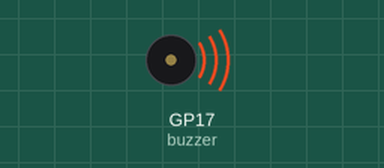
Simulated run of this program. Board: Raspberry Pi Pico running MicroPython. Shown: buzzer (waves = sounding).

Above: at 2.4 s.
At 2.86 s:
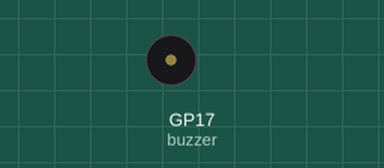
Timing chart, 0 to 5.1 s (numbered marks = the images above):
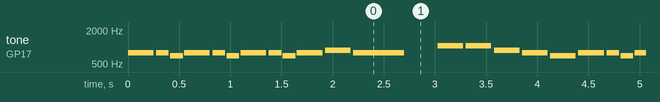

Measured:
- by itself, tone on GP17 (buzzer): plays 784 Hz for 0.25 s, 784 Hz for 0.13 s, 698 Hz for 0.13 s, 784 Hz for 0.25 s, 784 Hz for 0.13 s, 698 Hz for 0.13 s … (505 notes in this stretch)

The program:

melody_buzzer.py
```python
from machine import Pin

from machine import Pin, PWM
from utime import sleep

buzzer = PWM(Pin(17))

tones = {
    "B0": 31,
    "C1": 33,
    "CS1": 35,
    "D1": 37,
    "DS1": 39,
    "E1": 41,
    "F1": 44,
    "FS1": 46,
    "G1": 49,
    "GS1": 52,
    "A1": 55,
    "AS1": 58,
    "B1": 62,
    "C2": 65,
    "CS2": 69,
    "D2": 73,
    "DS2": 78,
    "E2": 82,
    "F2": 87,
    "FS2": 93,
    "G2": 98,
    "GS2": 104,
    "A2": 110,
    "AS2": 117,
    "B2": 123,
    "C3": 131,
    "CS3": 139,
    "D3": 147,
    "DS3": 156,
    "E3": 165,
    "F3": 175,
    "FS3": 185,
    "G3": 196,
    "GS3": 208,
    "A3": 220,
    "AS3": 233,
    "B3": 247,
    "C4": 262,
    "CS4": 277,
    "D4": 294,
    "DS4": 311,
    "E4": 330,
    "F4": 349,
    "FS4": 370,
    "G4": 392,
    "GS4": 415,
    "A4": 440,
    "AS4": 466,
    "B4": 494,
    "C5": 523,
    "CS5": 554,
    "D5": 587,
    "DS5": 622,
    "E5": 659,
    "F5": 698,
    "FS5": 740,
    "G5": 784,
    "GS5": 831,
    "A5": 880,
    "AS5": 932,
    "B5": 988,
    "C6": 1047,
    "CS6": 1109,
    "D6": 1175,
    "DS6": 1245,
    "E6": 1319,
    "F6": 1397,
    "FS6": 1480,
    "G6": 1568,
    "GS6": 1661,
    "A6": 1760,
    "AS6": 1865,
    "B6": 1976,
    "C7": 2093,
    "CS7": 2217,
    "D7": 2349,
    "DS7": 2489,
    "E7": 2637,
    "F7": 2794,
    "FS7": 2960,
    "G7": 3136,
    "GS7": 3322,
    "A7": 3520,
    "AS7": 3729,
    "B7": 3951,
    "C8": 4186,
    "CS8": 4435,
    "D8": 4699,
    "DS8": 4978
}

notes = ["G5","G5","F5","G5","G5","F5","G5","G5","F5","G5","A5","G5","P","C6","C6","A5","G5","F5"]
duration = [8, 16, 16, 8, 16, 16, 8, 16, 16, 8, 8, 4, 8, 8, 8, 8, 8, 8]

def tone(frequency):
    buzzer.duty_u16(1000)
    buzzer.freq(frequency)

def noTone():
    buzzer.duty_u16(0)

def play_song(song, duration):
    for i, note in enumerate(song):
        if (note == "P"):
            noTone()
        else:
            tone(tones[note])
        t = 1 / duration[i] * 2
        sleep(t)
        noTone()
        sleep(t * 0.1)
    noTone()

while True:
    play_song(notes, duration)
```
